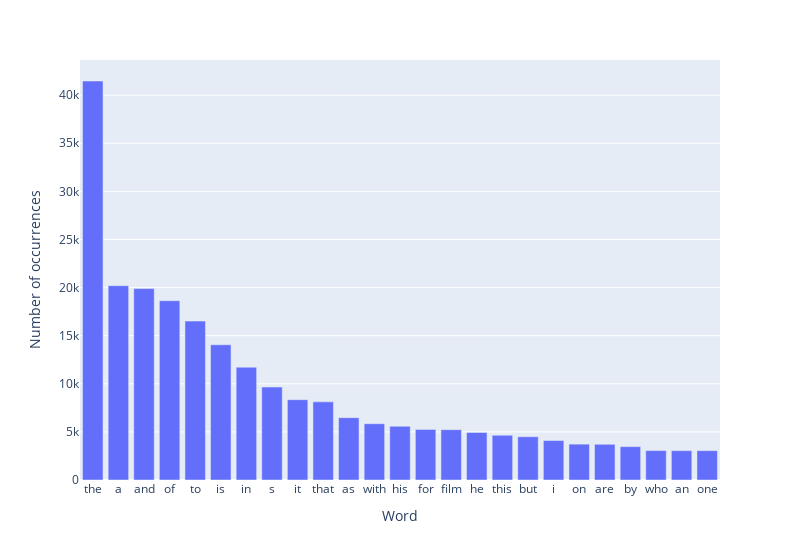

Notebook cell for this chart:
### Code cell
pos_word_freq_w_stopwords = most_frequent_terms(positive_reviews_words, True, False, number_terms)

### Figure 1 — Plotly figure (JSON) as saved in the notebook; plotly's stock layout.template omitted (floating-point values rounded to 4 significant figures)
{"data": [{"alignmentgroup": "True", "hovertemplate": "Word=%{x}<br>Number of occurrences=%{y}<extra></extra>", "legendgroup": "", "marker": {"color": "#636efa", "pattern": {"shape": ""}}, "name": "", "offsetgroup": "", "orientation": "v", "showlegend": false, "textposition": "auto", "x": ["the", "a", "and", "of", "to", "is", "in", "s", "it", "that", "as", "with", "his", "for", "film", "he", "this", "but", "i", "on", "are", "by", "who", "an", "one"], "xaxis": "x", "y": [41471, 20196, 19896, 18636, 16517, 14059, 11725, 9659, 8351, 8121, 6478, 5851, 5588, 5260, 5230, 4936, 4648, 4492, 4102, 3727, 3713, 3466, 3057, 3052, 3052], "yaxis": "y", "type": "bar"}], "layout": {"xaxis": {"anchor": "y", "domain": [0.0, 1.0], "title": {"text": "Word"}}, "yaxis": {"anchor": "x", "domain": [0.0, 1.0], "title": {"text": "Number of occurrences"}}, "legend": {"tracegroupgap": 0}, "margin": {"t": 60}, "barmode": "relative", "width": 800}}
